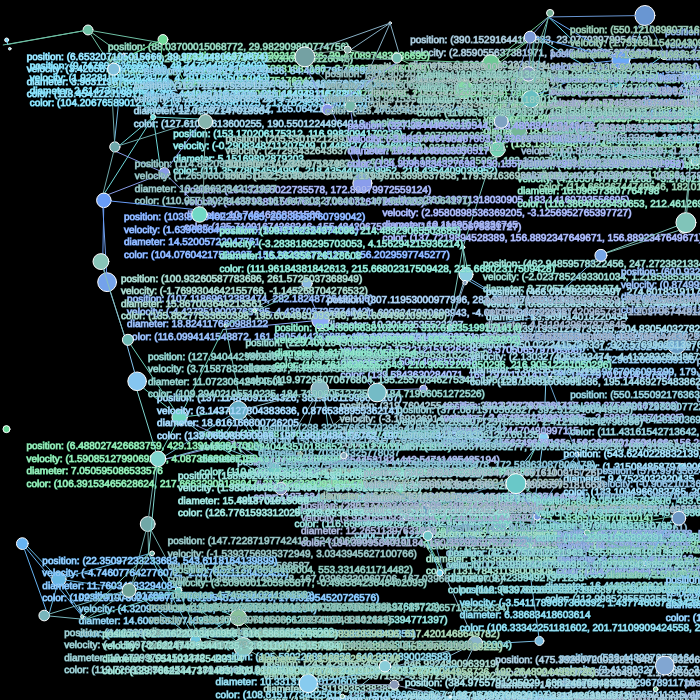
Frame 1 (no input)
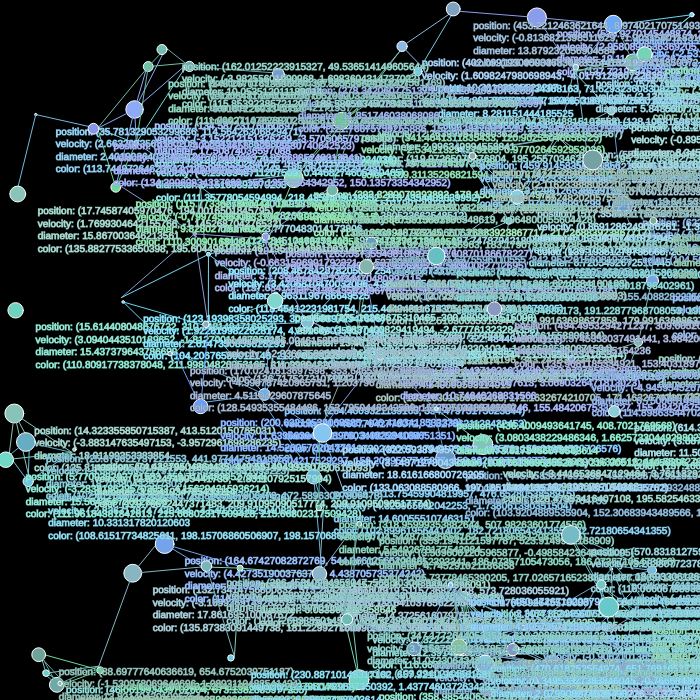
Frame 60 (no input)
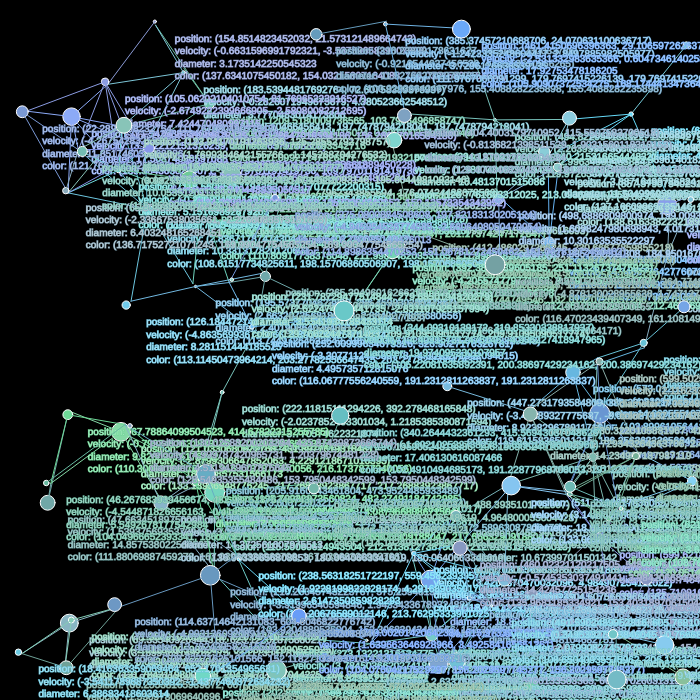
Frame 120 (the mouse pressed at the canvas centre since frame 60)

The p5.js sketch that drew these frames (run headless with seeded random() and noise() and a simulated clock; from frame 60 on, the mouse is pressed at the canvas centre):

// p5.js sketch
// ── sketch.js
let n = 100;
let x = [];
let y = [];
let d = [];
let vx = [];
let vy = [];
let c = [];

function setup() {
  createCanvas(700, 700);
  for (let i = 0; i < n; i++) {
    d.push(random(2, 20));
    x.push(random(d[i] / 2, width - d[i] / 2));
    y.push(random(d[i] / 2, height - d[i] / 2));
    vx.push(random(-5, 5));
    while (vx[i] == 0) vx[i] = random(-5, 5);
    vy.push(random(-5, 5));
    while (vy[i] == 0) vy[i] = random(-5, 5);
    c.push(color(random(100, 140), random(150, 220), random(150, 250)));
  }
  textSize(10);
}

function draw() {
  background(0);
  for (let i = 0; i < x.length; i++) {
    pingpong(i);
    connect(i);
    info(i);
  }
}

function pingpong(i) {
  if (x[i] >= width - d[i] / 2 || x[i] <= d[i] / 2)
    vx[i] = -vx[i];
  if (y[i] >= height - d[i] / 2 || y[i] <= d[i] / 2)
    vy[i] = -vy[i];
  x[i] += vx[i];
  y[i] += vy[i];

  fill(c[i]);
  stroke(255);
  ellipse(x[i], y[i], d[i], d[i]);
}

function info(i) {
  let s;
  s = "position: (" + x[i] + ", " + y[i] + ")";
  s += "\n" + "velocity: (" + vx[i] + ", " + vy[i] + ")";
  s += "\n" + "diameter: " + d[i];
  s += "\n" + "color: (" + red(c[i]) + ", " + green(c[i]) + ", " + green(c[i]) + ")";
  fill(255, 100);
  text(s, x[i] + 20, y[i] + 20);
}

function connect(i) {
  stroke(c[i]);
  for (let j = 0; j < n; j++) {
    if (i !== j && i < j) {
      if (dist(x[i], y[i], x[j], y[j]) <= 100)
        line(x[i], y[i], x[j], y[j]);
    }
  }
}
